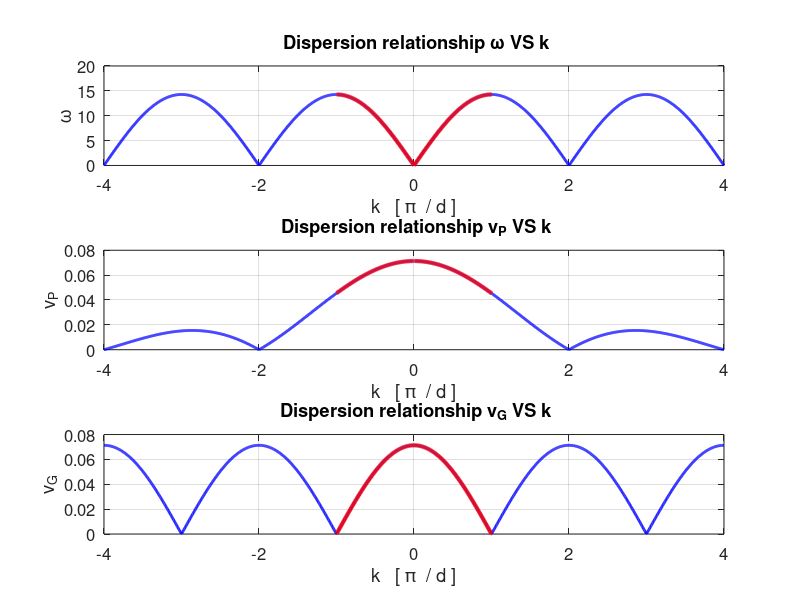
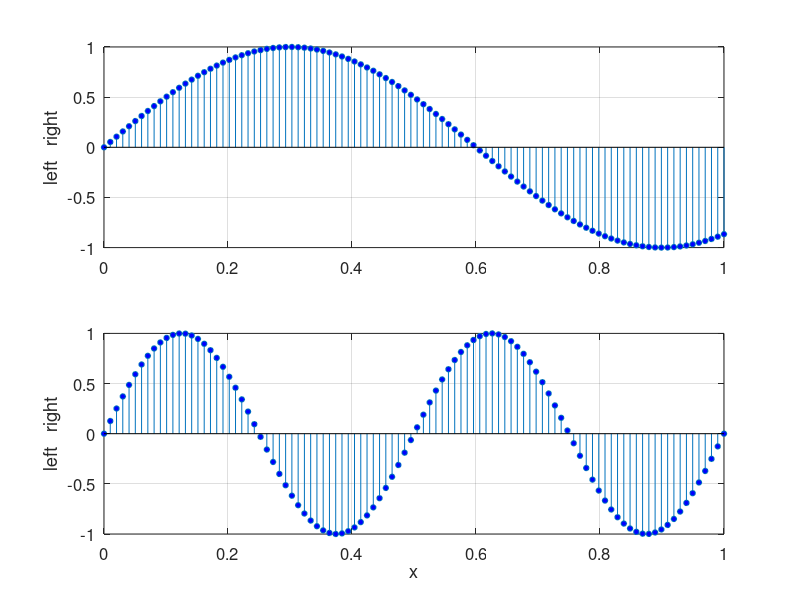

Write MATLAB code to recreate these figures, in order. (Note: this script raises an error after producing the figures.)
clc;
clear all;
close all;

%%%  User input %%% 


% spring costants kS  
   kS = 41.5;

% mass of atoms or particles m 
   m = 0.815;

% The equilibrium separation distance between masses 
   d = 0.01;
   
% Number of mass N
   N = 100;

% Parameters for propagation constant k
   kMin = -3.9999; 
   kMax = 3.9999; 
   kN = 1501;

% Max angular frequency
   omega0 = sqrt(4*kS/m);

% Max GROUP velcoity   
   v0 = d*sqrt(kS/m);

% Propagation constant k [units: pi/d]   
   n = linspace(kMin,kMax,kN);
   k = n.*pi/d;

% Brillouin zone
   n1 = find(n>-1,1); 
   n2 = find(n>1,1);
   
% Wavelength   lambda  
   lambda = 2*pi./k;

% Angular frequency of propagating wave
   omega = omega0 .* abs( sin(n*pi/2) );

% Phase velocity  vP
   vP = abs( (omega)./(k) );

% Group Velocity
   vG = v0 .* abs( cos(n*pi/2) );

%%% MASS DISPLACEMENTS %%%


% X axis
  x = linspace(0,N*d,N);

% Wavelengths
  wL1 = 1.2*N*d;
  wL2 = d/2;

% Mass displacements
   e1 = sin(2*pi*x/wL1);
   e2 = sin(2*pi*x/wL2);  

% Single set of displacements
  Ls = N*d;
  es = sin(2*pi*x/Ls);

  xs = linspace(0,N*d,501);
  Ls1 = N*d;
  es1 = sin(2*pi*xs/Ls1);
  
  Ls2 = d;
  es2 = sin(2*pi*xs/Ls2);

  % GRAPHICS ============================================================ 

   figure(1)
   subplot(3,1,1)
   xP = n; 
   yP = omega;
   plot(xP,yP,'b','linewidth',2)
   hold on
   xP = n(n1:n2); 
   yP = omega(n1:n2);
   plot(xP,yP,'r','linewidth',3)
   
   grid on
   set(gca,'fontsize',12)
   xlabel('k   [ \pi  / d ]')
   ylabel('\omega')
   title(' Dispersion relationship \omega VS k')
   
   subplot(3,1,2)
   xP = n; 
   yP = vP;
   plot(xP,yP,'b','linewidth',2)
   hold on
   xP = n(n1:n2); 
   yP = vP(n1:n2);
   plot(xP,yP,'r','linewidth',3)
   
   grid on
   set(gca,'fontsize',12)
   xlabel('k   [ \pi  / d ]')
   ylabel('v_P')
   title(' Dispersion relationship v_P VS k')
   
   subplot(3,1,3)
   xP = n; 
   yP = vG;
   plot(xP,yP,'b','linewidth',2)
   hold on
   xP = n(n1:n2);
   yP = vG(n1:n2);
   plot(xP,yP,'r','linewidth',3)
   
   grid on
   set(gca,'fontsize',12)
   xlabel('k   [ \pi  / d ]')
   ylabel('v_G')
   title(' Dispersion relationship v_G VS k')
   
   figure(4)
   
 
   subplot(2,1,1)
   xP = x; yP = e1;
   hPlot = stem(xP,yP,'o');
   set(hPlot,'markersize',4,'markerfacecolor','b')
   grid on
   set(gca,'fontsize',12)
   ylabel('left   right')
   
   subplot(2,1,2)
   xP = x; yP = e2;
   hPlot = stem(xP,yP,'o');
   set(hPlot,'markersize',4,'markerfacecolor','b')
   grid on
   set(gca,'fontsize',12)
   xlabel('x')
   ylabel('left   right')

   suptitle('Displacements on the monatomic lattice')

   
   